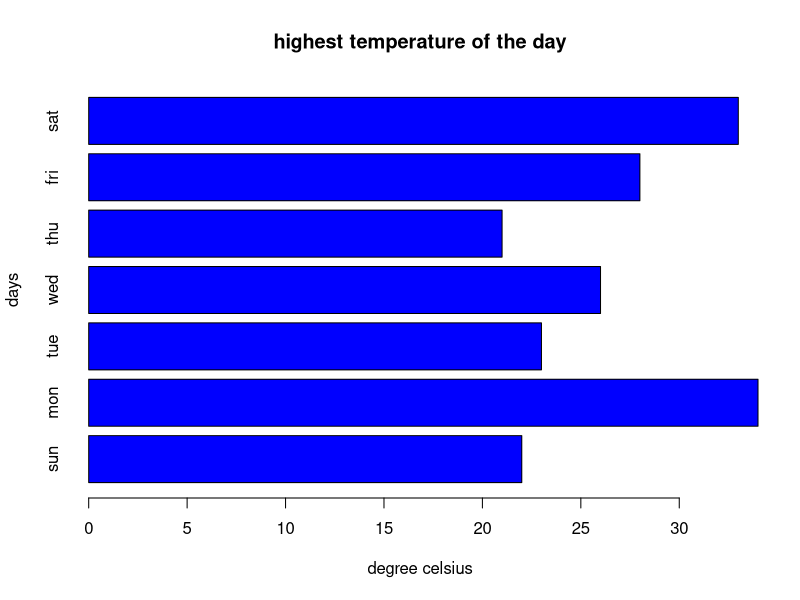

Here is the R script that generated this plot:
# Created on 
# Course work: 
# @author:
# Source:

values <- c(22,34,23,26,21,28,33)

# give file name
jpeg(file = "sample_horizontal.jpg")

barplot(values,main = "highest temperature of the day",xlab = "degree celsius",ylab = "days",
names.arg = c("sun","mon","tue","wed","thu","fri","sat"),col= 'blue',horiz = TRUE)
